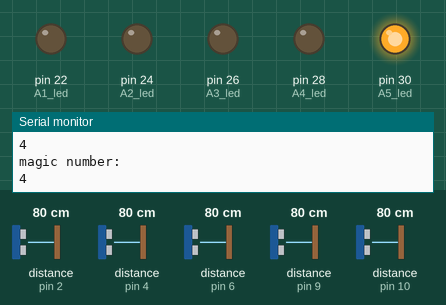
A sketch run on a simulated Arduino Mega 2560, built with avr-gcc and run on an emulated ATmega2560. Shown: output pins drawn as LEDs (lit = HIGH), the last lines printed to the serial monitor. Wiring (inferred from the names in the program): 5 × ultrasonic range finder: trigger pin 3, echo pin 2 / trigger pin 5, echo pin 4 / trigger pin 7, echo pin 6 / trigger pin 8, echo pin 9 / trigger pin 11, echo pin 10. The inputs (shaded band) are chosen by the test bench; at power-on: distance to the obstacle (sensors on pin 9, pin 4, pin 2, pin 6, pin 10) 80 cm. The echo pulse lasts 58.3 µs per cm; random numbers use the default seed unless the sketch sets one; pins used as bus, display or sensor lines are not drawn.

Above: at 2.2 s.
2.3 s: distance to the obstacle (sensor on pin 9) set to 6 cm
3.8 s: distance to the obstacle (sensor on pin 9) set to 3 cm
At 4.5 s:
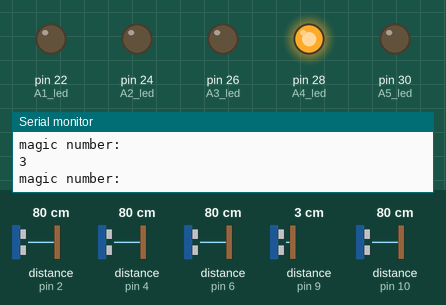
5.3 s: distance to the obstacle (sensor on pin 4) set to 6 cm
6.8 s: distance to the obstacle (sensor on pin 4) set to 3 cm
At 8.0 s:
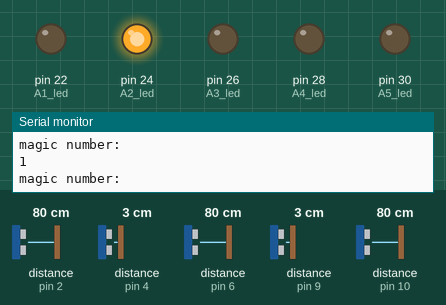
8.3 s: distance to the obstacle (sensor on pin 2) set to 120 cm
11.3 s: distance to the obstacle (sensor on pin 6) set to 2 cm
Timing chart, 0 to 14.3 s (numbered marks = the images above; inputs shaded):
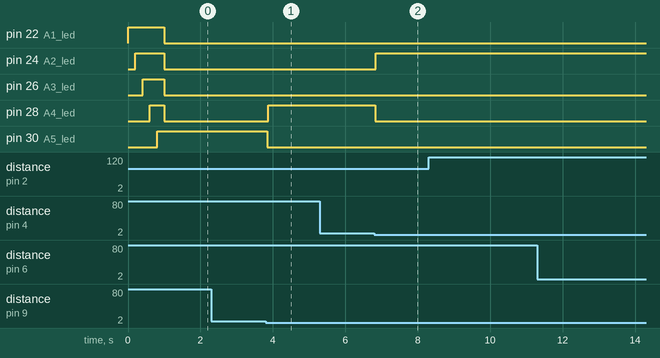

The sketch:

main.ino
```cpp
#define A1_trig_pin 7
#define A1_echo_pin 6

#define A2_echo_pin 10
#define A2_trig_pin 11

#define A3_echo_pin 2
#define A3_trig_pin 3

#define A4_echo_pin 4
#define A4_trig_pin 5

#define A5_trig_pin 8
#define A5_echo_pin 9

//led pins
#define A1_led 22
#define A2_led 24
#define A3_led 26
#define A4_led 28
#define A5_led 30

#define MIN_DIST 4


// defines variables
long duration[5] = {0}; // variable for the duration of sound wave travel
int distance[5] = {0}; // variable for the distance measurement
int magic_number = 0;
bool next_step = false;
unsigned long previous_time = 0;


void setup() {
  pinMode(A1_echo_pin, INPUT);
  pinMode(A1_trig_pin, OUTPUT);

  pinMode(A2_echo_pin, INPUT);
  pinMode(A2_trig_pin, OUTPUT);

  pinMode(A3_echo_pin, INPUT);
  pinMode(A3_trig_pin, OUTPUT);

  pinMode(A4_echo_pin, INPUT);
  pinMode(A4_trig_pin, OUTPUT);

  pinMode(A5_echo_pin, INPUT);
  pinMode(A5_trig_pin, OUTPUT);

  pinMode(A1_led, OUTPUT);
  pinMode(A2_led, OUTPUT);
  pinMode(A3_led, OUTPUT);
  pinMode(A4_led, OUTPUT);
  pinMode(A5_led, OUTPUT);

  randomSeed(analogRead(0));


  Serial.begin(9600); // // Serial Communication is starting with 9600 of baudrate speed
  Serial.println("Ultrasonic Sensor HC-SR04 Test"); // print some text in Serial Monitor
  Serial.println("with Arduino UNO R3");

  	//play pretty pattern at startup
	digitalWrite(A1_led, HIGH);
	delay(200);
	digitalWrite(A2_led, HIGH);
	delay(200);
	digitalWrite(A3_led, HIGH);
	delay(200);
	digitalWrite(A4_led, HIGH);
	delay(200);
  digitalWrite(A5_led, HIGH);
	delay(200);
}
void loop() {


	//set magic number
	magic_number = random(0, 5);
	//switch off whole led
	digitalWrite(A1_led, LOW);
	digitalWrite(A2_led, LOW);
	digitalWrite(A3_led, LOW);
	digitalWrite(A4_led, LOW);
  digitalWrite(A5_led, LOW);

	//set led
	digitalWrite(magic_number, HIGH);

	//blocking function waiting for correct signal
   previous_time = millis();

	while(!next_step){
		//updating state of sensors
  Serial.println("magic number:");
  Serial.println(magic_number);
  //lit the correct led to be awaited for
  switch (magic_number)
  {
  case 0:
       digitalWrite(A1_led, HIGH);
    break;
  case 1:
        digitalWrite(A2_led, HIGH);
    break;
  case 2:
        digitalWrite(A3_led, HIGH);
    break;
  case 3:
        digitalWrite(A4_led, HIGH);
    break;
  case 4:
        digitalWrite(A5_led, HIGH);
    break;
  }

  //reading the state of sensors
	read_datas_from_sensors(distance, duration);


	// tests for computing distances
  if(distance[magic_number] < MIN_DIST){
        next_step = true;
     }

  }

  next_step = false;
  //To be written on SD card reader then process the average reaction time
  Serial.println("Reaction time:");
  Serial.println(millis() - previous_time);
  Serial.println("\n");

}


void read_datas_from_sensors(int distance[], long duration[]){


  // first device
  digitalWrite(A1_trig_pin, LOW);
  delayMicroseconds(2);
  digitalWrite(A1_trig_pin, HIGH);
  delayMicroseconds(10);
  digitalWrite(A1_trig_pin, LOW);

  duration[0] = pulseIn(A1_echo_pin, HIGH);
  distance[0] = duration[0] * 0.034 / 2; // Speed of sound wave divided by 2 (go and back)
  // Serial.print("\nDistance1: ");
  // Serial.print(distance[0]);

  //second device
  digitalWrite(A2_trig_pin, LOW);
   delayMicroseconds(2);
  digitalWrite(A2_trig_pin, HIGH);
  delayMicroseconds(10);
  digitalWrite(A2_trig_pin, LOW);

  duration[1] = pulseIn(A2_echo_pin, HIGH);
  distance[1] = duration[1] * 0.034 / 2; // Speed of sound wave divided by 2 (go and back)
  // Serial.print("\nDistance2: ");
  // Serial.print(distance[1]);
  //third device

  digitalWrite(A3_trig_pin, LOW);
  delayMicroseconds(2);
  digitalWrite(A3_trig_pin, HIGH);
  delayMicroseconds(10);
  digitalWrite(A3_trig_pin, LOW);

  duration[2] = pulseIn(A3_echo_pin, HIGH);
  distance[2] = duration[2] * 0.034 / 2; // Speed of sound wave divided by 2 (go and back)
  // Serial.print("\nDistance3: ");
  // Serial.print(distance[2]);
  //fourth device

  digitalWrite(A4_trig_pin, LOW);
  delayMicroseconds(2);
  digitalWrite(A4_trig_pin, HIGH);
  delayMicroseconds(10);
  digitalWrite(A4_trig_pin, LOW);

  duration[3] = pulseIn(A4_echo_pin, HIGH);
  distance[3] = duration[3] * 0.034 / 2; // Speed of sound wave divided by 2 (go and back)
  // Serial.print("\nDistance4: ");
  // Serial.print(distance[3]);


    //fifth device

  digitalWrite(A5_trig_pin, LOW);
  delayMicroseconds(2);
  digitalWrite(A5_trig_pin, HIGH);
  delayMicroseconds(10);
  digitalWrite(A5_trig_pin, LOW);

  duration[4] = pulseIn(A5_echo_pin, HIGH);
  distance[4] = duration[4] * 0.034 / 2; // Speed of sound wave divided by 2 (go and back)
  // Serial.print("\nDistance5: ");
  // Serial.print(distance[4]);


}
```

Measured:
- the behaviour switches between 5 and 4 cm on distance to the obstacle (sensor on pin 9) (found by bisection; images 0 and 1)
- the behaviour switches between 5 and 4 cm on distance to the obstacle (sensor on pin 4) (found by bisection; images 1 and 2)
- after the input at 3.8 s, pin 28 (A4_led): LOW → HIGH after 0.07 s; pin 30 (A5_led): HIGH → LOW after 0.05 s
- after the input at 6.8 s, pin 24 (A2_led): LOW → HIGH at once; pin 28 (A4_led): HIGH → LOW at once
